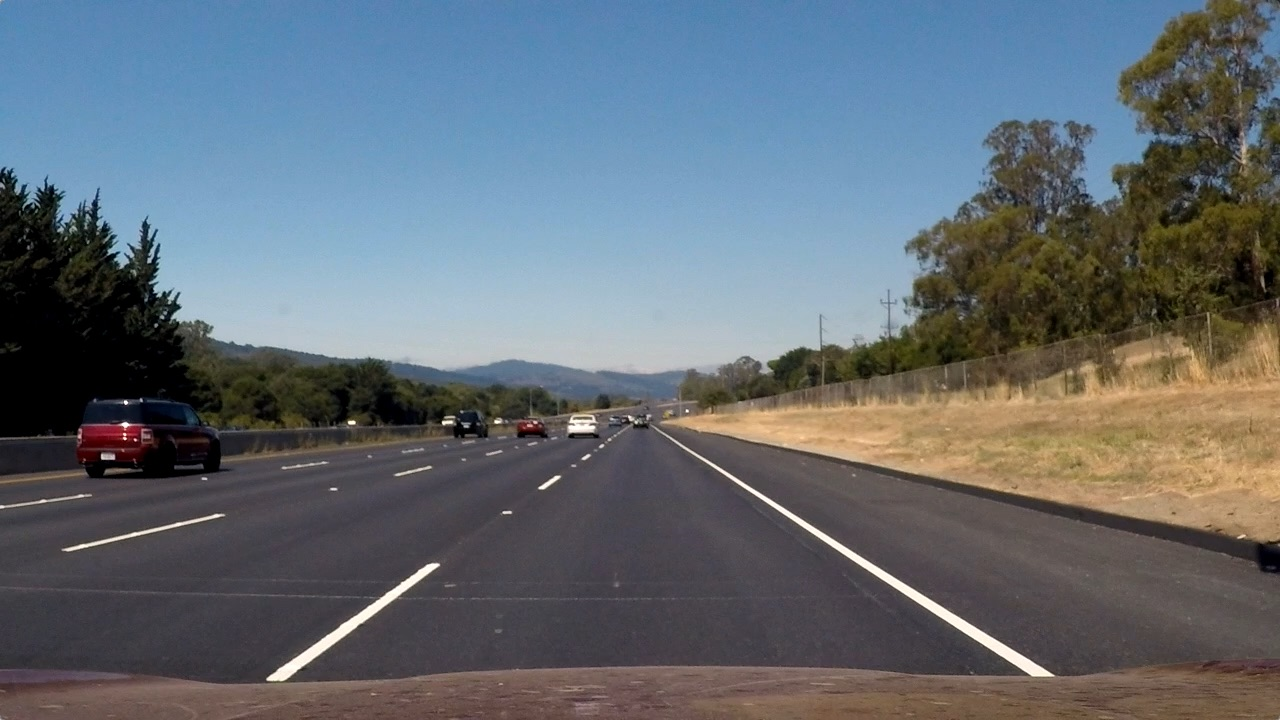
#> input picture test_images/straight_lines2.jpg, 1280 x 720 px
$ python P2.py   (older library calls are emulated)
#> lines starting #> are read from the running program, lines starting #| are printed output that depends on the picture

# coding: utf-8

# # Packages

# In[2]:


import pickle
import numpy as np
import cv2
import glob
import matplotlib.pyplot as plt
import matplotlib.image as mpimg
get_ipython().run_line_magic('matplotlib', 'inline')
#%matplotlib qt


# # Reading and Plotting Images

# In[3]:


image = mpimg.imread('test_images/straight_lines2.jpg')
#> image is the input picture: shape (720, 1280, 3); mean R, G, B 99.4, 107.7, 115.1
image123 = mpimg.imread('test_images/test5.jpg')
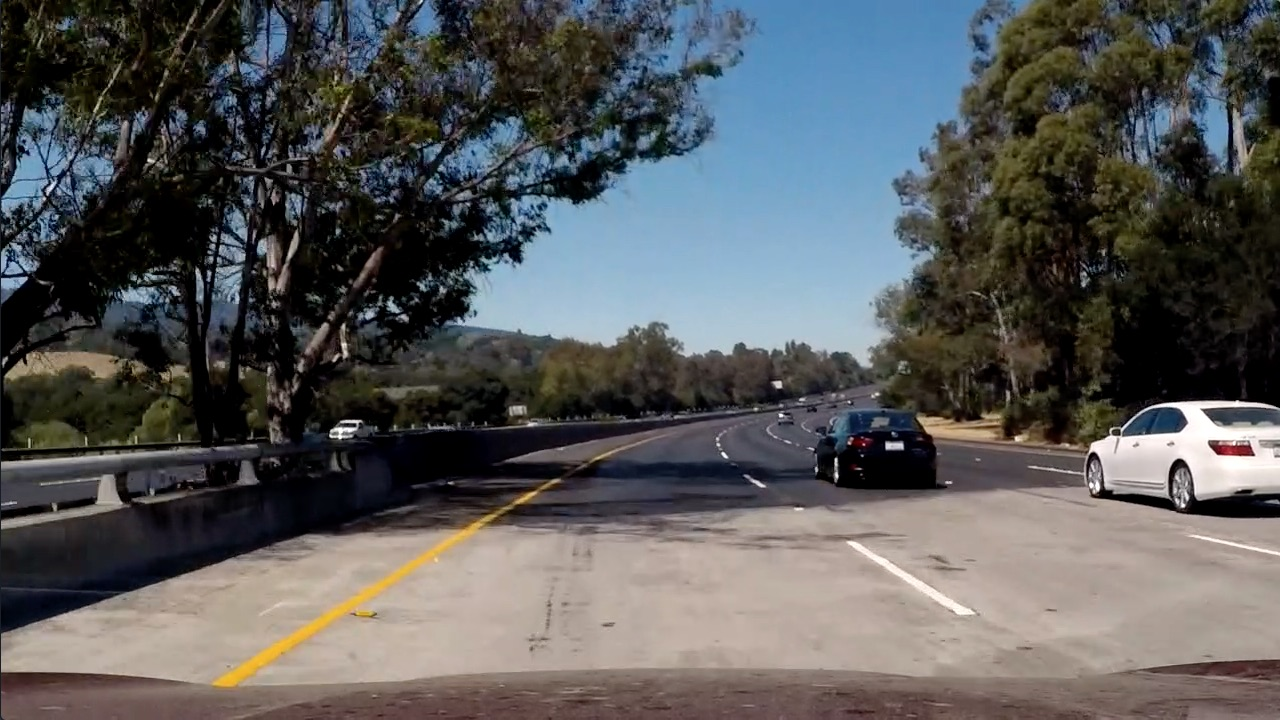
#> input picture test_images/test5.jpg, 1280 x 720 px
#> image123 is the input picture: shape (720, 1280, 3); mean R, G, B 88.5, 89.3, 89.8
print('This image is:', type(image), 'with dimensions:', image.shape)
#| This image is: <class 'numpy.ndarray'> with dimensions: (720, 1280, 3)
plt.imshow(image)
print('\nThis image is distorted')


# # Do camera calibration given object points and image points

# In[4]:


# prepare object points, like (0,0,0), (1,0,0), (2,0,0) ....,(6,5,0)
objp = np.zeros((6*9,3), np.float32)
objp[:,:2] = np.mgrid[0:9,0:6].T.reshape(-1,2)

# Arrays to store object points and image points from all the images.
objpoints = [] # 3d points in real world space
imgpoints = [] # 2d points in image plane.

# Make a list of calibration images
images = glob.glob('camera_cal/calibration*.jpg')

# Step through the list and search for chessboard corners
for fname in images:
    img = cv2.imread(fname)
    gray = cv2.cvtColor(img,cv2.COLOR_BGR2GRAY)

    # Find the chessboard corners
    ret, corners = cv2.findChessboardCorners(gray, (9,6),None)

    # If found, add object points, image points
    if ret == True:
        objpoints.append(objp)
        imgpoints.append(corners)

        # Draw and display the corners
        img = cv2.drawChessboardCorners(img, (9,6), corners, ret)
        cv2.imshow('img',img)
        cv2.waitKey(500)

cv2.destroyAllWindows()


# # Undistorting an image

# In[5]:


undist_array = []

def cal_undistort(img, objpoints, imgpoints):
    # Use cv2.calibrateCamera() and cv2.undistort()
    ret, mtx, dist, rvecs, tvecs = cv2.calibrateCamera(objpoints, imgpoints, img.shape[1::-1], None, None)
    undist = cv2.undistort(img, mtx, dist, None, mtx)
    return undist

test_images = glob.glob('test_images/test*.jpg')
#test_images_straight = glob.glob('test_images/straight_lines*.jpg')

#undistorted = cal_undistort(image, objpoints, imgpoints)

for fname in test_images:
    image1 = mpimg.imread(fname)
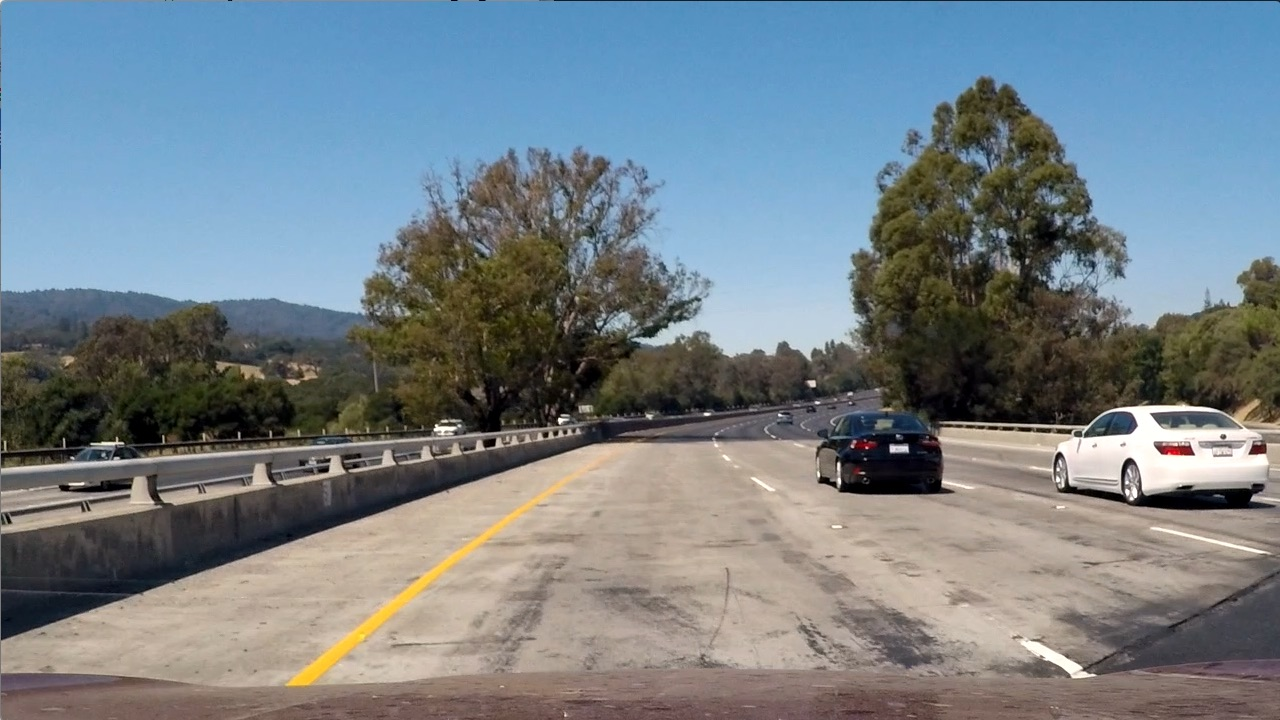
#> input picture test_images/test1.jpg, 1280 x 720 px
#> image1 is the input picture: shape (720, 1280, 3); mean R, G, B 117.5, 128.7, 135.5
#> (the run stopped early here; a loop or call above may not have finished)
